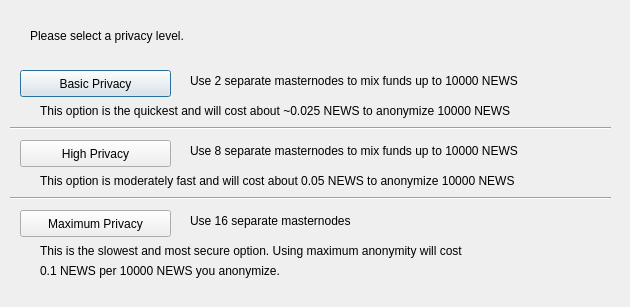
<?xml version="1.0" encoding="UTF-8"?>
<ui version="4.0">
 <class>ObfuscationConfig</class>
 <widget class="QDialog" name="ObfuscationConfig">
  <property name="geometry">
   <rect>
    <x>0</x>
    <y>0</y>
    <width>630</width>
    <height>307</height>
   </rect>
  </property>
  <property name="windowTitle">
   <string>Configure Obfuscation</string>
  </property>
  <widget class="QPushButton" name="buttonBasic">
   <property name="geometry">
    <rect>
     <x>20</x>
     <y>70</y>
     <width>151</width>
     <height>27</height>
    </rect>
   </property>
   <property name="text">
    <string>Basic Privacy</string>
   </property>
  </widget>
  <widget class="QPushButton" name="buttonHigh">
   <property name="geometry">
    <rect>
     <x>20</x>
     <y>140</y>
     <width>151</width>
     <height>27</height>
    </rect>
   </property>
   <property name="text">
    <string>High Privacy</string>
   </property>
  </widget>
  <widget class="QPushButton" name="buttonMax">
   <property name="geometry">
    <rect>
     <x>20</x>
     <y>210</y>
     <width>151</width>
     <height>27</height>
    </rect>
   </property>
   <property name="text">
    <string>Maximum Privacy</string>
   </property>
  </widget>
  <widget class="QLabel" name="label">
   <property name="geometry">
    <rect>
     <x>30</x>
     <y>20</y>
     <width>571</width>
     <height>31</height>
    </rect>
   </property>
   <property name="text">
    <string>Please select a privacy level.</string>
   </property>
  </widget>
  <widget class="QLabel" name="label_2">
   <property name="geometry">
    <rect>
     <x>190</x>
     <y>70</y>
     <width>421</width>
     <height>21</height>
    </rect>
   </property>
   <property name="text">
    <string>Use 2 separate masternodes to mix funds up to 10000 NEWS</string>
   </property>
  </widget>
  <widget class="QLabel" name="label_3">
   <property name="geometry">
    <rect>
     <x>190</x>
     <y>140</y>
     <width>411</width>
     <height>21</height>
    </rect>
   </property>
   <property name="text">
    <string>Use 8 separate masternodes to mix funds up to 10000 NEWS</string>
   </property>
  </widget>
  <widget class="QLabel" name="label_4">
   <property name="geometry">
    <rect>
     <x>190</x>
     <y>210</y>
     <width>421</width>
     <height>21</height>
    </rect>
   </property>
   <property name="text">
    <string>Use 16 separate masternodes</string>
   </property>
  </widget>
  <widget class="QLabel" name="label_6">
   <property name="geometry">
    <rect>
     <x>40</x>
     <y>100</y>
     <width>561</width>
     <height>21</height>
    </rect>
   </property>
   <property name="text">
    <string>This option is the quickest and will cost about ~0.025 NEWS to anonymize 10000 NEWS</string>
   </property>
  </widget>
  <widget class="QLabel" name="label_7">
   <property name="geometry">
    <rect>
     <x>40</x>
     <y>170</y>
     <width>561</width>
     <height>21</height>
    </rect>
   </property>
   <property name="text">
    <string>This option is moderately fast and will cost about 0.05 NEWS to anonymize 10000 NEWS</string>
   </property>
  </widget>
  <widget class="QLabel" name="label_8">
   <property name="geometry">
    <rect>
     <x>40</x>
     <y>240</y>
     <width>561</width>
     <height>21</height>
    </rect>
   </property>
   <property name="text">
    <string>This is the slowest and most secure option. Using maximum anonymity will cost</string>
   </property>
  </widget>
  <widget class="QLabel" name="label_9">
   <property name="geometry">
    <rect>
     <x>40</x>
     <y>260</y>
     <width>561</width>
     <height>21</height>
    </rect>
   </property>
   <property name="text">
    <string>0.1 NEWS per 10000 NEWS you anonymize.</string>
   </property>
  </widget>
  <widget class="Line" name="line">
   <property name="geometry">
    <rect>
     <x>10</x>
     <y>120</y>
     <width>601</width>
     <height>16</height>
    </rect>
   </property>
   <property name="orientation">
    <enum>Qt::Horizontal</enum>
   </property>
  </widget>
  <widget class="Line" name="line_2">
   <property name="geometry">
    <rect>
     <x>10</x>
     <y>190</y>
     <width>601</width>
     <height>16</height>
    </rect>
   </property>
   <property name="orientation">
    <enum>Qt::Horizontal</enum>
   </property>
  </widget>
 </widget>
 <resources/>
 <connections/>
</ui>
